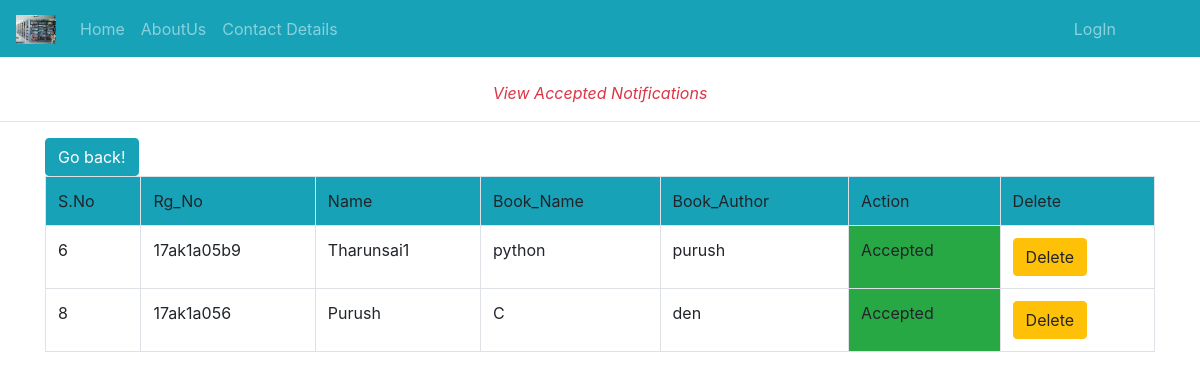
Page /accepting/ on the committed database.
### Library_App/models.py (models this page shows)
class st_admin_data(models.Model):
	Rg_No=models.CharField(max_length=120)
	Branch=models.CharField(max_length=120)
	Name=models.CharField(max_length=120)
	issue_status=models.IntegerField(default=0)
	Book_name=models.CharField(max_length=120)
	Book_author=models.CharField(max_length=120)
	Book_count=models.IntegerField(default=0)
	Issue_date=models.DateField(blank=True,null=True)
	Expire_date=models.DateField(blank=True,null=True)
	Return_Date=models.DateField(blank=True,null=True)
	Fine=models.IntegerField(default=0)
	uid=models.ForeignKey(User,on_delete=models.CASCADE)

### Library_App/views.py (the view)
# urls.py: path('accepting/',views.accepting,name="accepting"),
def accepting(req):
	pending2=st_admin_data.objects.all()
	data=Books_Avail.objects.filter()
	return render(req,'html/noti_acceptingdata.html',{'p':pending2})

### Library_App/templates/html/noti_acceptingdata.html (shortened to what this page needs)
{% extends 'html/base.html' %}
{% load static %}
{% block content %}
<div class="text-center text-danger">
	<br>
	<span><i>View Accepted Notifications</i></span>
</div>
<hr>
<div class="container">
	<table class="table table-bordered">
		<input type="button" value="Go back!" onclick="history.back()" class="btn btn-info">
		<tr class="bg bg-info">
			<td>S.No</td>
			<td>Rg_No</td>
			<td>Name</td>
			<td>Book_Name</td>
			<td>Book_Author</td>
			<td>Action</td>
			<td>Delete</td>
		</tr>
		{% for i in p %}
		{% if i.issue_status is 1 %}
		<tr>
			<td>{{forloop.counter}}</td>
			<td>{{i.Rg_No}}</td>
			<td>{{i.Name}}</td>
			<td>{{i.Book_name}}</td>
			<td>{{i.Book_author}}</td>
			{% if i.issue_status is 1 %}
			<td class="bg-success">Accepted</td>
			{% endif %}
			<td><a class="confirm-delete btn btn-warning" href="{% url 'datadelete' i.id %}">Delete</a></td>
		</tr>
		{% endif %}
		{% endfor %}
	</table>
</div>
{% endblock %}

### rows in the picture
st_admin_data: Rg_No "17ak1a05b9", Name "Tharunsai1", Book_name "python", Book_author "purush", issue_status "Accepted"
st_admin_data: Rg_No "17ak1a056", Name "Purush", Book_name "C", Book_author "den", issue_status "Accepted"
